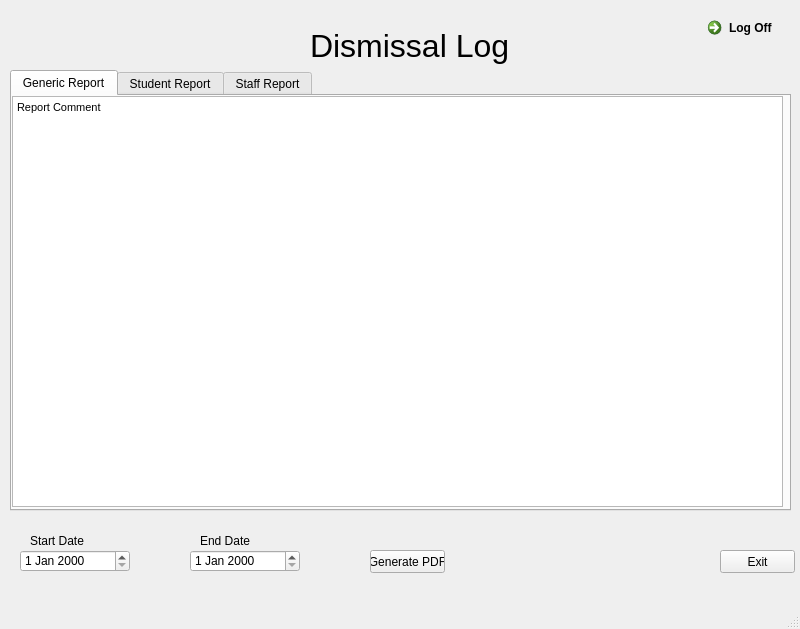
<?xml version="1.0" encoding="UTF-8"?>
<ui version="4.0">
 <class>MainWindow</class>
 <widget class="QMainWindow" name="MainWindow">
  <property name="geometry">
   <rect>
    <x>0</x>
    <y>0</y>
    <width>800</width>
    <height>629</height>
   </rect>
  </property>
  <property name="windowTitle">
   <string>MainWindow</string>
  </property>
  <widget class="QWidget" name="centralwidget">
   <widget class="QPushButton" name="LogButton_Exit">
    <property name="geometry">
     <rect>
      <x>720</x>
      <y>550</y>
      <width>75</width>
      <height>23</height>
     </rect>
    </property>
    <property name="text">
     <string>Exit</string>
    </property>
   </widget>
   <widget class="QCommandLinkButton" name="LogOffAdmin">
    <property name="geometry">
     <rect>
      <x>700</x>
      <y>10</y>
      <width>187</width>
      <height>41</height>
     </rect>
    </property>
    <property name="text">
     <string>Log Off</string>
    </property>
   </widget>
   <widget class="QTabWidget" name="tabWidget">
    <property name="geometry">
     <rect>
      <x>10</x>
      <y>70</y>
      <width>781</width>
      <height>441</height>
     </rect>
    </property>
    <property name="currentIndex">
     <number>0</number>
    </property>
    <widget class="QWidget" name="tab">
     <attribute name="title">
      <string>Generic Report</string>
     </attribute>
     <widget class="QTextEdit" name="GenericReport_Text">
      <property name="geometry">
       <rect>
        <x>0</x>
        <y>0</y>
        <width>771</width>
        <height>411</height>
       </rect>
      </property>
      <property name="html">
       <string>&lt;!DOCTYPE HTML PUBLIC &quot;-//W3C//DTD HTML 4.0//EN&quot; &quot;http://www.w3.org/TR/REC-html40/strict.dtd&quot;&gt;
&lt;html&gt;&lt;head&gt;&lt;meta name=&quot;qrichtext&quot; content=&quot;1&quot; /&gt;&lt;style type=&quot;text/css&quot;&gt;
p, li { white-space: pre-wrap; }
&lt;/style&gt;&lt;/head&gt;&lt;body style=&quot; font-family:'MS Shell Dlg 2'; font-size:7.5pt; font-weight:400; font-style:normal;&quot;&gt;
&lt;p style=&quot; margin-top:0px; margin-bottom:0px; margin-left:0px; margin-right:0px; -qt-block-indent:0; text-indent:0px;&quot;&gt;&lt;span style=&quot; font-size:8pt;&quot;&gt;Report Comment&lt;/span&gt;&lt;/p&gt;&lt;/body&gt;&lt;/html&gt;</string>
      </property>
     </widget>
    </widget>
    <widget class="QWidget" name="tab_2">
     <attribute name="title">
      <string>Student Report</string>
     </attribute>
     <widget class="QTextEdit" name="StudentComment_Text">
      <property name="geometry">
       <rect>
        <x>310</x>
        <y>0</y>
        <width>461</width>
        <height>121</height>
       </rect>
      </property>
      <property name="html">
       <string>&lt;!DOCTYPE HTML PUBLIC &quot;-//W3C//DTD HTML 4.0//EN&quot; &quot;http://www.w3.org/TR/REC-html40/strict.dtd&quot;&gt;
&lt;html&gt;&lt;head&gt;&lt;meta name=&quot;qrichtext&quot; content=&quot;1&quot; /&gt;&lt;style type=&quot;text/css&quot;&gt;
p, li { white-space: pre-wrap; }
&lt;/style&gt;&lt;/head&gt;&lt;body style=&quot; font-family:'MS Shell Dlg 2'; font-size:7.5pt; font-weight:400; font-style:normal;&quot;&gt;
&lt;p style=&quot; margin-top:0px; margin-bottom:0px; margin-left:0px; margin-right:0px; -qt-block-indent:0; text-indent:0px;&quot;&gt;&lt;span style=&quot; font-size:8pt;&quot;&gt;Report Comments:&lt;/span&gt;&lt;/p&gt;&lt;/body&gt;&lt;/html&gt;</string>
      </property>
     </widget>
     <widget class="QListView" name="StudentList_Report">
      <property name="geometry">
       <rect>
        <x>310</x>
        <y>130</y>
        <width>461</width>
        <height>281</height>
       </rect>
      </property>
     </widget>
     <widget class="QListView" name="StudentList_View">
      <property name="geometry">
       <rect>
        <x>0</x>
        <y>0</y>
        <width>291</width>
        <height>381</height>
       </rect>
      </property>
     </widget>
     <widget class="QLineEdit" name="StudentSearch_Text">
      <property name="geometry">
       <rect>
        <x>0</x>
        <y>390</y>
        <width>291</width>
        <height>21</height>
       </rect>
      </property>
      <property name="text">
       <string>Search: </string>
      </property>
     </widget>
    </widget>
    <widget class="QWidget" name="tab_3">
     <attribute name="title">
      <string>Staff Report</string>
     </attribute>
     <widget class="QListView" name="StaffList_View">
      <property name="geometry">
       <rect>
        <x>0</x>
        <y>0</y>
        <width>291</width>
        <height>381</height>
       </rect>
      </property>
     </widget>
     <widget class="QLineEdit" name="StaffSearch_Text">
      <property name="geometry">
       <rect>
        <x>0</x>
        <y>389</y>
        <width>291</width>
        <height>21</height>
       </rect>
      </property>
      <property name="text">
       <string>Search: </string>
      </property>
     </widget>
     <widget class="QTextEdit" name="StaffComment_Text">
      <property name="geometry">
       <rect>
        <x>310</x>
        <y>0</y>
        <width>461</width>
        <height>121</height>
       </rect>
      </property>
      <property name="html">
       <string>&lt;!DOCTYPE HTML PUBLIC &quot;-//W3C//DTD HTML 4.0//EN&quot; &quot;http://www.w3.org/TR/REC-html40/strict.dtd&quot;&gt;
&lt;html&gt;&lt;head&gt;&lt;meta name=&quot;qrichtext&quot; content=&quot;1&quot; /&gt;&lt;style type=&quot;text/css&quot;&gt;
p, li { white-space: pre-wrap; }
&lt;/style&gt;&lt;/head&gt;&lt;body style=&quot; font-family:'MS Shell Dlg 2'; font-size:7.5pt; font-weight:400; font-style:normal;&quot;&gt;
&lt;p style=&quot; margin-top:0px; margin-bottom:0px; margin-left:0px; margin-right:0px; -qt-block-indent:0; text-indent:0px;&quot;&gt;&lt;span style=&quot; font-size:8pt;&quot;&gt;Report Comments:&lt;/span&gt;&lt;/p&gt;&lt;/body&gt;&lt;/html&gt;</string>
      </property>
     </widget>
     <widget class="QListView" name="StaffList_Report">
      <property name="geometry">
       <rect>
        <x>310</x>
        <y>131</y>
        <width>461</width>
        <height>281</height>
       </rect>
      </property>
     </widget>
    </widget>
   </widget>
   <widget class="QDateEdit" name="dateEdit">
    <property name="geometry">
     <rect>
      <x>20</x>
      <y>550</y>
      <width>110</width>
      <height>22</height>
     </rect>
    </property>
   </widget>
   <widget class="QDateEdit" name="dateEdit_2">
    <property name="geometry">
     <rect>
      <x>190</x>
      <y>550</y>
      <width>110</width>
      <height>22</height>
     </rect>
    </property>
   </widget>
   <widget class="QLabel" name="Log_label">
    <property name="geometry">
     <rect>
      <x>310</x>
      <y>20</y>
      <width>251</width>
      <height>51</height>
     </rect>
    </property>
    <property name="font">
     <font>
      <pointsize>24</pointsize>
     </font>
    </property>
    <property name="text">
     <string>Dismissal Log</string>
    </property>
   </widget>
   <widget class="QLabel" name="Log_label1">
    <property name="geometry">
     <rect>
      <x>30</x>
      <y>530</y>
      <width>61</width>
      <height>21</height>
     </rect>
    </property>
    <property name="text">
     <string>Start Date</string>
    </property>
   </widget>
   <widget class="QLabel" name="Log_label2">
    <property name="geometry">
     <rect>
      <x>200</x>
      <y>530</y>
      <width>61</width>
      <height>21</height>
     </rect>
    </property>
    <property name="text">
     <string>End Date</string>
    </property>
   </widget>
   <widget class="QPushButton" name="LogButton_Generate">
    <property name="geometry">
     <rect>
      <x>370</x>
      <y>550</y>
      <width>75</width>
      <height>23</height>
     </rect>
    </property>
    <property name="text">
     <string>Generate PDF</string>
    </property>
   </widget>
  </widget>
  <widget class="QMenuBar" name="menubar">
   <property name="geometry">
    <rect>
     <x>0</x>
     <y>0</y>
     <width>800</width>
     <height>21</height>
    </rect>
   </property>
  </widget>
  <widget class="QStatusBar" name="statusbar"/>
 </widget>
 <resources/>
 <connections/>
</ui>
